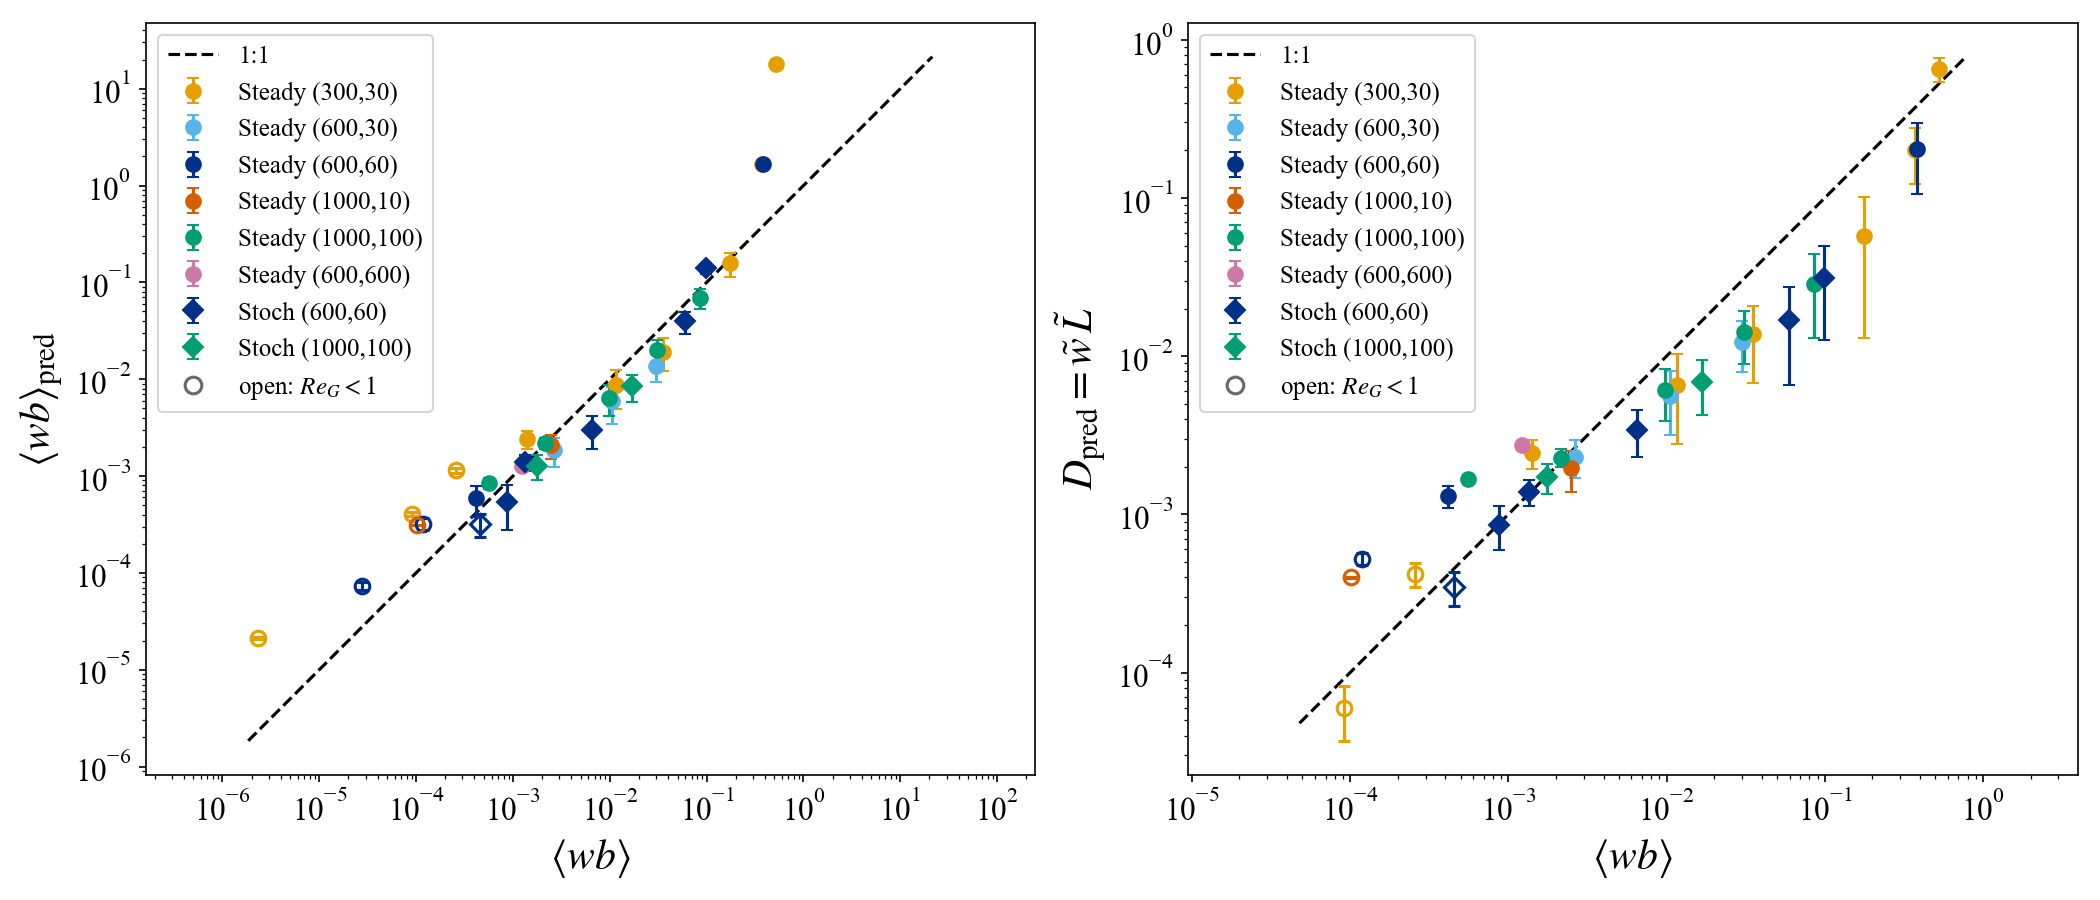

Python code for this plot:
import numpy as np
import matplotlib.pyplot as plt
import matplotlib as mpl
from matplotlib.lines import Line2D
from scipy.optimize import nnls

mpl.rcParams['font.family'] = 'serif'
mpl.rcParams['font.serif'] = ['Times New Roman']
mpl.rcParams['mathtext.fontset'] = 'stix'

# Wong (2011) colorblind-safe 8-color palette
DARK_BLUE  = '#003087'
SKY_BLUE   = '#56B4E9'
ORANGE     = '#E69F00'
VERMILLION = '#D55E00'
GREEN      = '#009E73'
PINK       = '#CC79A7'


def load_dat_blocks(filepath):
    blocks = []
    current_rows = []
    with open(filepath, 'r') as f:
        for line in f:
            line = line.strip()
            if not line:
                if current_rows:
                    blocks.append(np.array(current_rows, dtype=float))
                    current_rows = []
                continue
            if line.startswith('#'):
                continue
            try:
                current_rows.append([float(v) for v in line.split()])
            except ValueError:
                pass
    if current_rows:
        blocks.append(np.array(current_rows, dtype=float))
    return blocks


def compute_Fr_eff_inv(block):
    """(Fr*)^{-1} = sqrt(B) / uh_rms"""
    B  = block[:, 2]   # col 3
    uh = block[:, 29]  # col 30
    return np.sqrt(B) / uh


def compute_Fr_eff_inv_err(block):
    """σ((Fr*)^{-1}) = sqrt(B) * uh_err / uh^2"""
    B      = block[:, 2]   # col 3
    uh     = block[:, 29]  # col 30
    uh_err = block[:, 30]  # col 31
    return np.sqrt(B) * uh_err / uh**2


def compute_bflux(block):
    """Buoyancy flux = tdisp / Pe"""
    return block[:, 15] / block[:, 1]   # col 16 / col 2


def compute_bflux_err(block):
    """σ = tdisp_err / Pe"""
    return block[:, 16] / block[:, 1]   # col 17 / col 2


def fit_amplitude(x, y, slope):
    """Fit amplitude a for y = a * x^slope in log space (same method as brms_wrms_plot.py)."""
    mask = (x > 0) & (y > 0) & np.isfinite(x) & np.isfinite(y)
    return np.exp(np.mean(np.log(y[mask]) - slope * np.log(x[mask])))


def collect_component(blocks, datasets, ycol, slope, vturb_min=0.0, vturb_max=1.0):
    """Pool valid (Fr_eff_inv, y) restricted to vturb_min <= VTurb <= vturb_max."""
    all_x, all_y = [], []
    for idx, *_ in datasets:
        block = blocks[idx]
        x    = compute_Fr_eff_inv(block)
        xerr = compute_Fr_eff_inv_err(block)
        y    = block[:, ycol]
        vt   = block[:, 19]   # VTurb (col 20)
        mask = (np.isfinite(x) & np.isfinite(xerr) & np.isfinite(y)
                & (x > 0) & (y > 0)
                & (vt >= vturb_min) & (vt <= vturb_max))
        all_x.append(x[mask])
        all_y.append(y[mask])
    all_x = np.concatenate(all_x)
    all_y = np.concatenate(all_y)
    return fit_amplitude(all_x, all_y, slope)


def valid_mask_bflux(Fr_eff_inv, VTurb, y):
    return (np.isfinite(Fr_eff_inv) & np.isfinite(VTurb) & np.isfinite(y)
            & (Fr_eff_inv > 0) & (y > 0) & (VTurb >= 0) & (VTurb <= 1))


def predict_bflux(Fr_eff_inv, VTurb, C_turb, C_lam):
    """flux_pred = VTurb*C_turb*(Fr*_inv)^2 + VLam*C_lam*(Fr*_inv)^2"""
    VLam = 1.0 - VTurb
    return VTurb * C_turb * Fr_eff_inv**(-2) + VLam * C_lam * Fr_eff_inv**(-2)


# Forcing scales: L_F = 2pi (steady), sqrt(2)*pi (stochastic)
L_F_STEADY = 2.0 * np.pi
L_F_STOCH  = np.sqrt(2.0) * np.pi
STOCH_INDICES = {6, 7}


def fit_diffusion_coeffs(blocks, datasets):
    """Fit cwturb, cwlam for D = (cwturb*vturb + cwlam*vlam) * Fr* * L_F
    via non-negative least squares, where D_actual = tdisp/Pe."""
    all_D, all_A, all_B = [], [], []
    for idx, *_ in datasets:
        block      = blocks[idx]
        Fr_eff_inv = compute_Fr_eff_inv(block)
        L_F        = L_F_STOCH if idx in STOCH_INDICES else L_F_STEADY
        L          = L_F / Fr_eff_inv            # Fr* * L_F
        vturb_vel  = block[:, 21]                # turb_uzrms (col 22)
        vlam_vel   = block[:, 23]                # lam_uzrms  (col 24)
        VTurb      = block[:, 19]
        D_actual   = compute_bflux(block)
        m = (valid_mask_bflux(Fr_eff_inv, VTurb, D_actual)
             & np.isfinite(L) & (L > 0)
             & np.isfinite(vturb_vel) & np.isfinite(vlam_vel))
        all_D.append(D_actual[m])
        all_A.append(vturb_vel[m] * L[m])
        all_B.append(vlam_vel[m]  * L[m])
    D_arr = np.concatenate(all_D)
    X     = np.column_stack([np.concatenate(all_A), np.concatenate(all_B)])
    coeffs, _ = nnls(X, D_arr)
    return coeffs[0], coeffs[1]  # cwturb, cwlam


def predict_diffusivity(block, idx, cwturb, cwlam):
    """D_pred = (cwturb*vturb + cwlam*vlam) * Fr* * L_F"""
    Fr_eff_inv = compute_Fr_eff_inv(block)
    L_F        = L_F_STOCH if idx in STOCH_INDICES else L_F_STEADY
    L          = L_F / Fr_eff_inv
    vturb_vel  = block[:, 21]
    vlam_vel   = block[:, 23]
    return (cwturb * vturb_vel + cwlam * vlam_vel) * L


def main():
    blocks   = load_dat_blocks('tavg_bflux.dat')
    datasets = [
        (0, 'Steady (300,30)',   ORANGE,    'o'),
        (1, 'Steady (600,30)',   SKY_BLUE,  'o'),
        (2, 'Steady (600,60)',   DARK_BLUE, 'o'),
        (3, 'Steady (1000,10)',  VERMILLION,'o'),
        (4, 'Steady (1000,100)', GREEN,     'o'),
        (5, 'Steady (600,600)', PINK,      'o'),
        (6, 'Stoch (600,60)',    DARK_BLUE, 'D'),
        (7, 'Stoch (1000,100)', GREEN,     'D'),
    ]

    # Fit each amplitude from its own component, restricted to the regime where
    # that component dominates: VTurb > 0.5 for turbulent, VTurb < 0.5 for laminar.
    # Columns (0-based): turb_brms=25, lam_brms=27, turb_wrms=21, lam_wrms=23
    a_b_turb = collect_component(blocks, datasets, ycol=25, slope=-1.5, vturb_min=0.5)
    a_b_lam  = collect_component(blocks, datasets, ycol=27, slope=-1.0, vturb_max=0.5)
    a_w_turb = collect_component(blocks, datasets, ycol=21, slope=-0.5, vturb_min=0.5)
    a_w_lam  = collect_component(blocks, datasets, ycol=23, slope=-1.0, vturb_max=0.5)

    C_turb = a_w_turb * a_b_turb
    C_lam  = a_w_lam  * a_b_lam

    cwturb, cwlam = fit_diffusion_coeffs(blocks, datasets)

    print(f"a_b_turb = {a_b_turb:.4e},  a_b_lam = {a_b_lam:.4e}")
    print(f"a_w_turb = {a_w_turb:.4e},  a_w_lam = {a_w_lam:.4e}")
    print(f"C_turb   = {C_turb:.4e},    C_lam   = {C_lam:.4e}")
    print(f"cwturb   = {cwturb:.4e},    cwlam   = {cwlam:.4e}")

    fig, (ax, ax2) = plt.subplots(1, 2, figsize=(14, 6))

    all_pred, all_actual = [], []
    has_open = False

    for idx, label, color, marker in datasets:
        block      = blocks[idx]
        Fr_eff_inv = compute_Fr_eff_inv(block)
        VTurb      = block[:, 19]       # vturb (col 20)
        ReG        = block[:, 17] / block[:, 2]   # mdisp / B
        y          = compute_bflux(block)
        y_err      = compute_bflux_err(block)
        m = valid_mask_bflux(Fr_eff_inv, VTurb, y)
        if not m.any():
            continue

        y_pred = predict_bflux(Fr_eff_inv[m], VTurb[m], C_turb, C_lam)
        ReG_m  = ReG[m]
        hi     = ReG_m >= 1   # filled
        lo     = ReG_m <  1   # open

        if hi.any():
            ax.errorbar(y[m][hi], y_pred[hi], yerr=y_err[m][hi],
                        fmt=marker, color=color, markersize=7,
                        capsize=3, linestyle='none', label=label, zorder=3)

        if lo.any():
            ax.errorbar(y[m][lo], y_pred[lo], yerr=y_err[m][lo],
                        fmt=marker, color=color, markersize=7,
                        capsize=3, linestyle='none', zorder=3,
                        markerfacecolor='none', markeredgewidth=1.5)
            has_open = True

        all_pred.append(y_pred)
        all_actual.append(y[m])

    # 1:1 reference line over the union of pred and actual ranges
    combined = np.concatenate(all_pred + all_actual)
    combined = combined[combined > 0]
    ref = np.logspace(np.log10(combined.min() * 0.8),
                      np.log10(combined.max() * 1.2), 200)
    ax.plot(ref, ref, 'k--', linewidth=1.5, label='1:1', zorder=2)

    ax.set_xscale('log')
    ax.set_yscale('log')
    ax.set_xlabel(r'$\langle wb \rangle$', fontsize=20)
    ax.set_ylabel(r'$\langle wb \rangle_\mathrm{pred}$', fontsize=20)
    ax.tick_params(labelsize=15)
    ax.set_aspect('equal', adjustable='datalim')

    handles, labels = ax.get_legend_handles_labels()
    if has_open:
        proxy = Line2D([0], [0], marker='o', color='dimgray',
                       markerfacecolor='none', markeredgewidth=1.5,
                       markersize=8, linestyle='none',
                       label=r'open: $Re_G < 1$')
        handles.append(proxy)
        labels.append(r'open: $Re_G < 1$')
    ax.legend(handles, labels, fontsize=12, loc='upper left')

    # --- subplot 2: predicted vs actual diffusivity D = w*L ---
    all_D_pred, all_D_actual = [], []
    has_open2 = False

    for idx, label, color, marker in datasets:
        block      = blocks[idx]
        Fr_eff_inv = compute_Fr_eff_inv(block)
        VTurb      = block[:, 19]
        ReG        = block[:, 17] / block[:, 2]
        D_actual   = compute_bflux(block)
        D_err      = compute_bflux_err(block)
        vturb_vel  = block[:, 21]
        vlam_vel   = block[:, 23]
        D_pred     = predict_diffusivity(block, idx, cwturb, cwlam)
        m = (valid_mask_bflux(Fr_eff_inv, VTurb, D_actual)
             & np.isfinite(D_pred) & (D_pred > 0)
             & np.isfinite(vturb_vel) & np.isfinite(vlam_vel))
        if not m.any():
            continue

        ReG_m = ReG[m]
        hi    = ReG_m >= 1
        lo    = ReG_m <  1

        if hi.any():
            ax2.errorbar(D_actual[m][hi], D_pred[m][hi], yerr=D_err[m][hi],
                         fmt=marker, color=color, markersize=7,
                         capsize=3, linestyle='none', label=label, zorder=3)
        if lo.any():
            ax2.errorbar(D_actual[m][lo], D_pred[m][lo], yerr=D_err[m][lo],
                         fmt=marker, color=color, markersize=7,
                         capsize=3, linestyle='none', zorder=3,
                         markerfacecolor='none', markeredgewidth=1.5)
            has_open2 = True

        all_D_pred.append(D_pred[m])
        all_D_actual.append(D_actual[m])

    combined2 = np.concatenate(all_D_pred + all_D_actual)
    combined2 = combined2[combined2 > 0]
    ref2 = np.logspace(np.log10(combined2.min() * 0.8),
                       np.log10(combined2.max() * 1.2), 200)
    ax2.plot(ref2, ref2, 'k--', linewidth=1.5, label='1:1', zorder=2)

    ax2.set_xscale('log')
    ax2.set_yscale('log')
    ax2.set_xlabel(r'$\langle wb \rangle$', fontsize=20)
    ax2.set_ylabel(r'$D_\mathrm{pred} = \tilde{w}\,\tilde{L}$', fontsize=20)
    ax2.tick_params(labelsize=15)
    ax2.set_aspect('equal', adjustable='datalim')

    handles2, labels2 = ax2.get_legend_handles_labels()
    if has_open2:
        proxy2 = Line2D([0], [0], marker='o', color='dimgray',
                        markerfacecolor='none', markeredgewidth=1.5,
                        markersize=8, linestyle='none',
                        label=r'open: $Re_G < 1$')
        handles2.append(proxy2)
        labels2.append(r'open: $Re_G < 1$')
    ax2.legend(handles2, labels2, fontsize=12, loc='upper left')

    fig.tight_layout()
    fig.savefig('bflux_reconstruction.pdf')
    fig.savefig('bflux_reconstruction.png', dpi=150)
    print("Saved bflux_reconstruction.pdf and bflux_reconstruction.png")


if __name__ == '__main__':
    main()
